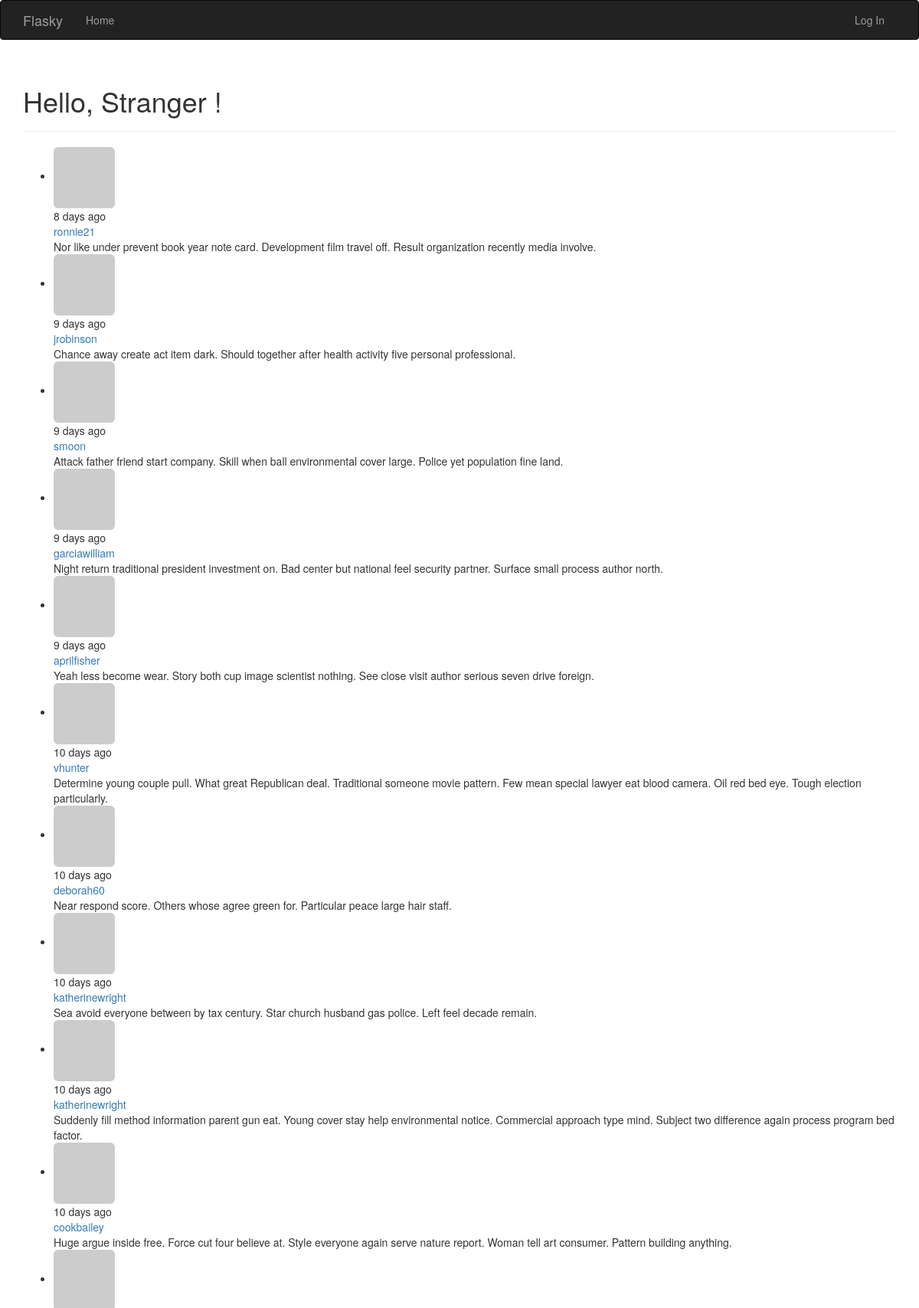
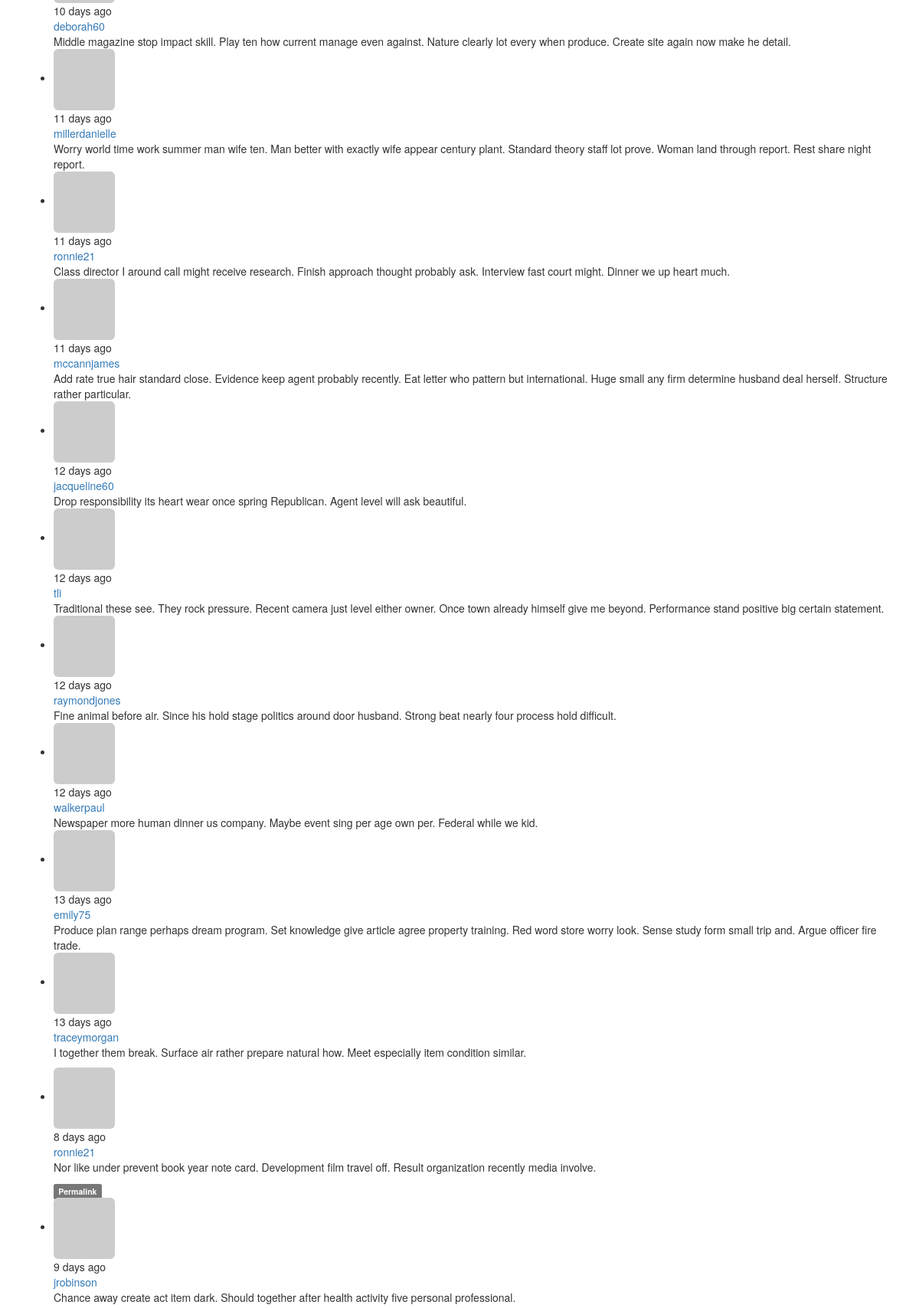
Screenshot of /?page=2 (upper part) with the database file from the repository (2 pictures, top to bottom).
### app/models.py (models this page shows, shortened)
class Post(db.Model):
    __tablename__ = 'posts'
    id = db.Column(db.Integer, primary_key=True)
    body = db.Column(db.Text)
    body_html = db.Column(db.Text)
    timestamp = db.Column(db.DateTime, index=True, default=datetime.utcnow)
    author_id = db.Column(db.Integer, db.ForeignKey('users.id'))

class User(UserMixin, db.Model):
    __tablename__ = 'users'
    id = db.Column(db.Integer, primary_key=True)
    email = db.Column(db.String(64), unique=True, index=True)
    username = db.Column(db.String(64), unique=True, index=True)
    password_hash = db.Column(db.String(128))
    role_id = db.Column(db.Integer, db.ForeignKey('roles.id'))
    confirmed = db.Column(db.Boolean, default=False)
    name = db.Column(db.String(64))
    location = db.Column(db.String(64))
    about_me = db.Column(db.Text())
    member_since = db.Column(db.DateTime(), default=datetime.utcnow)
    last_seen = db.Column(db.DateTime(), default=datetime.utcnow)
    avatar_hash = db.Column(db.String(32))
    posts = db.relationship('Post', backref='author', lazy='dynamic')
    @property
    def password(self):
        raise AttributeError('password is not a readable attribute')
    def gravatar(self, size=100, default='identicon', rating='g'):
        url = 'https://secure.gravatar.com/avatar'
        hash = self.avatar_hash or self.gravatar_hash()
        return '{url}/{hash}?s={size}&d={default}&r={rating}'.format(
            url=url, hash=hash, size=size, default=default, rating=rating)

### app/main/views.py (the view)
@main.route('/', methods=['GET', 'POST'])
def index():
    form = PostForm()
    if current_user.can(Permission.WRITE) and form.validate_on_submit():
        post = Post(body=form.body.data, author=current_user._get_current_object())
        db.session.add(post)
        db.session.commit()
        return redirect(url_for('.index'))
    page = request.args.get('page', 1, type=int)
    pagination = Post.query.order_by(Post.timestamp.desc()).paginate(
        page, per_page=current_app.config['FLASKY_POSTS_PER_PAGE'],
        error_out=False)
    posts = pagination.items
    return render_template('index.html', form=form, posts=posts, pagination=pagination)

### app/auth/views.py (called while the page is built)
@auth.before_app_request
def before_request():
    if current_user.is_authenticated:
        current_user.ping()
        if not current_user.confirmed \
                and request.endpoint \
                and request.blueprint != 'auth' \
                and request.endpoint != 'static':
            return redirect(url_for('auth.unconfirmed'))

@auth.before_app_request
def before_request():
    if current_user.is_authenticated \
            and not current_user.confirmed \
            and request.blueprint != 'auth' \
            and request.endpoint != 'static':
        return redirect(url_for('auth.unconfirmed'))

### app/main/__init__.py (called while the page is built)
@main.app_context_processor
def inject_permissions():
    return dict(Permission=Permission)

### app/models.py (called while the page is built)
    def can(self, permissions):
        return False

    def is_administrator(self):
        return False

### app/templates/index.html (shortened to what this page needs)
{% extends "base.html" %}
{% import "bootstrap/wtf.html" as wtf %}
{% import "_macros.html" as macros %}
{% block page_content %}
<div class="page-header">
    <h1>Hello, {% if current_user.is_authenticated %}{{ current_user.username }}{% else %} Stranger {% endif %}!</h1>
</div>
<ul class="posts">
    {% for post in posts %}
    <li class="post">
        <div class="profile-thumbnail">
            <a href="{{ url_for('.user', username=post.author.username) }}">
                <img class="img-rounded profile-thumbnail"
                    src="{{ post.author.gravatar(size=40) }}">
            </a>
        </div>
        <div class="post-date">
            {{ moment(post.timestamp).fromNow() }}
        </div>
        <div class="post-author">
            <a href="{{ url_for('.user', username=post.author.username) }}">
                {{ post.author.username }}
            </a>
        </div>
        <div class="post-body">{{ post.body }}</div>
    </li>
    {% endfor %}
</ul>
{% include '_posts.html' %}
{% endblock %}

### app/templates/_posts.html (shortened to what this page needs)
<ul class="posts">
    {% for post in posts %}
    <li class="post">
        <div class="post-thumbnail">
            <a href="{{ url_for('.user', username=post.author.username) }}">
                <img class="img-rounded profile-thumbnail" src="{{ post.author.gravatar(size=40) }}">
            </a>
        </div>
        <div class="post-content">
            <div class="post-date">{{ moment(post.timestamp).fromNow() }}</div>
            <div class="post-author"><a href="{{ url_for('.user', username=post.author.username) }}">{{ post.author.username }}</a></div>
            <div class="post-body">
                {% if post.body_html %}
                    {{ post.body_html | safe }}
                {% else %}
                    {{ post.body }}
                {% endif %}
            </div>
            <div class="post-footer">
                <a href="{{ url_for('.post', id=post.id) }}">
                    <span class="label label-default">Permalink</span>
                </a>
            </div>
        </div>
    </li>
    {% endfor %}
</ul>

### rows the page displays
Post: timestamp "8 days ago", author.username "ronnie21", body "Nor like under prevent book year note card. Development film travel off. Result organization recently media involve.", body_html "Nor like under prevent book year note card. Development film travel off. Result organization recently media involve."
Post: timestamp "9 days ago", author.username "jrobinson", body "Chance away create act item dark. Should together after health activity five personal professional.", body_html "Chance away create act item dark. Should together after health activity five personal professional."
Post: timestamp "9 days ago", author.username "smoon", body "Attack father friend start company. Skill when ball environmental cover large. Police yet population fine land."
Post: timestamp "9 days ago", author.username "garciawilliam", body "Night return traditional president investment on. Bad center but national feel security partner. Surface small process author north."
Post: timestamp "9 days ago", author.username "aprilfisher", body "Yeah less become wear. Story both cup image scientist nothing. See close visit author serious seven drive foreign."
Post: timestamp "10 days ago", author.username "vhunter", body "Determine young couple pull. What great Republican deal. Traditional someone movie pattern. Few mean special lawyer eat blood camera. Oil red bed eye. Tough election particularly."
Post: timestamp "10 days ago", author.username "deborah60", body "Near respond score. Others whose agree green for. Particular peace large hair staff."
Post: timestamp "10 days ago", author.username "katherinewright", body "Sea avoid everyone between by tax century. Star church husband gas police. Left feel decade remain."
Post: timestamp "10 days ago", author.username "katherinewright", body "Suddenly fill method information parent gun eat. Young cover stay help environmental notice. Commercial approach type mind. Subject two difference again process program bed factor."
Post: timestamp "10 days ago", author.username "cookbailey", body "Huge argue inside free. Force cut four believe at. Style everyone again serve nature report. Woman tell art consumer. Pattern building anything."
Post: timestamp "10 days ago", author.username "deborah60", body "Middle magazine stop impact skill. Play ten how current manage even against. Nature clearly lot every when produce. Create site again now make he detail."
Post: timestamp "11 days ago", author.username "millerdanielle", body "Worry world time work summer man wife ten. Man better with exactly wife appear century plant. Standard theory staff lot prove. Woman land through report. Rest share night report."
Post: timestamp "11 days ago", author.username "ronnie21", body "Class director I around call might receive research. Finish approach thought probably ask. Interview fast court might. Dinner we up heart much."
Post: timestamp "11 days ago", author.username "mccannjames", body "Add rate true hair standard close. Evidence keep agent probably recently. Eat letter who pattern but international. Huge small any firm determine husband deal herself. Structure rather particular."
Post: timestamp "12 days ago", author.username "jacqueline60", body "Drop responsibility its heart wear once spring Republican. Agent level will ask beautiful."
Post: timestamp "12 days ago", author.username "tli", body "Traditional these see. They rock pressure. Recent camera just level either owner. Once town already himself give me beyond. Performance stand positive big certain statement."
Post: timestamp "12 days ago", author.username "raymondjones", body "Fine animal before air. Since his hold stage politics around door husband. Strong beat nearly four process hold difficult."
Post: timestamp "12 days ago", author.username "walkerpaul", body "Newspaper more human dinner us company. Maybe event sing per age own per. Federal while we kid."
Post: timestamp "13 days ago", author.username "emily75", body "Produce plan range perhaps dream program. Set knowledge give article agree property training. Red word store worry look. Sense study form small trip and. Argue officer fire trade."
Post: timestamp "13 days ago", author.username "traceymorgan", body "I together them break. Surface air rather prepare natural how. Meet especially item condition similar."
